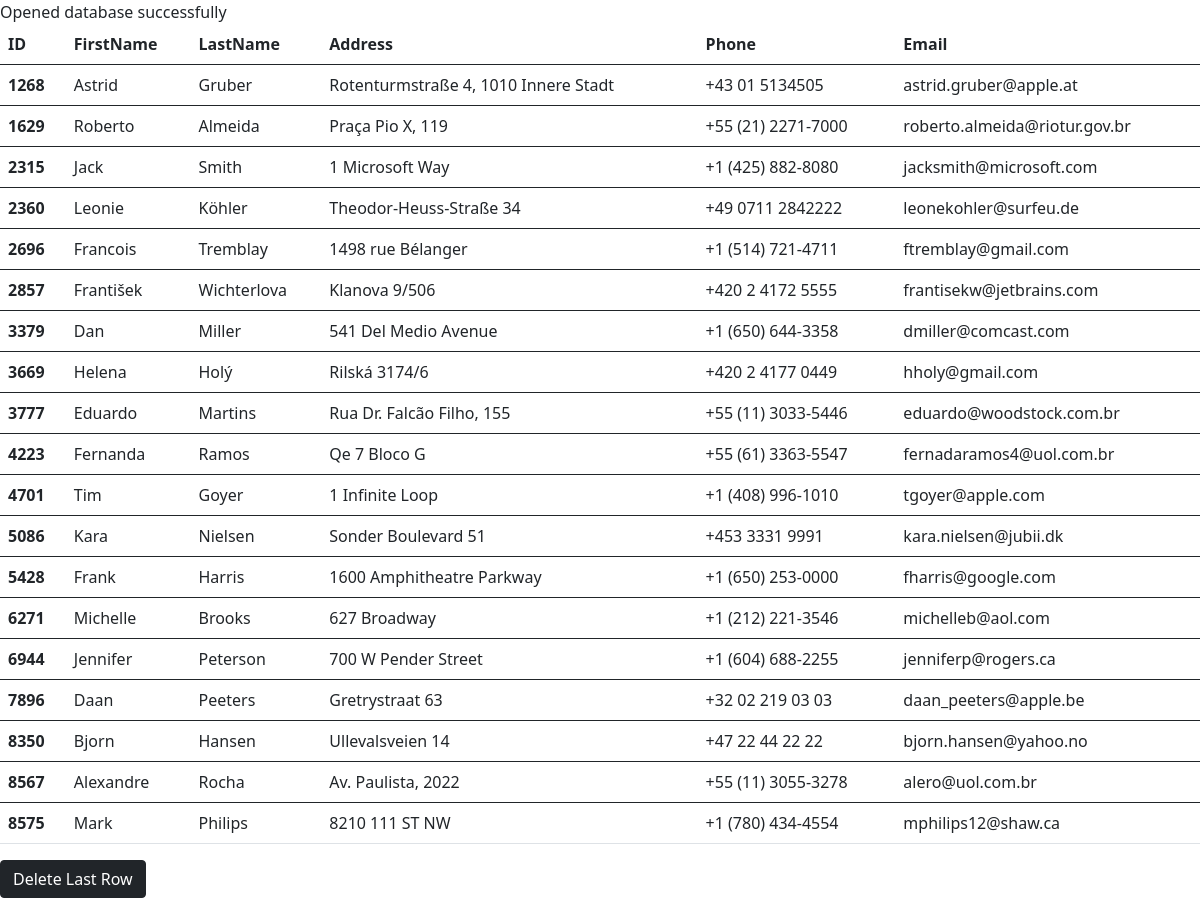
/lab9/1/index.php, run on an earlier commit of the app's database.
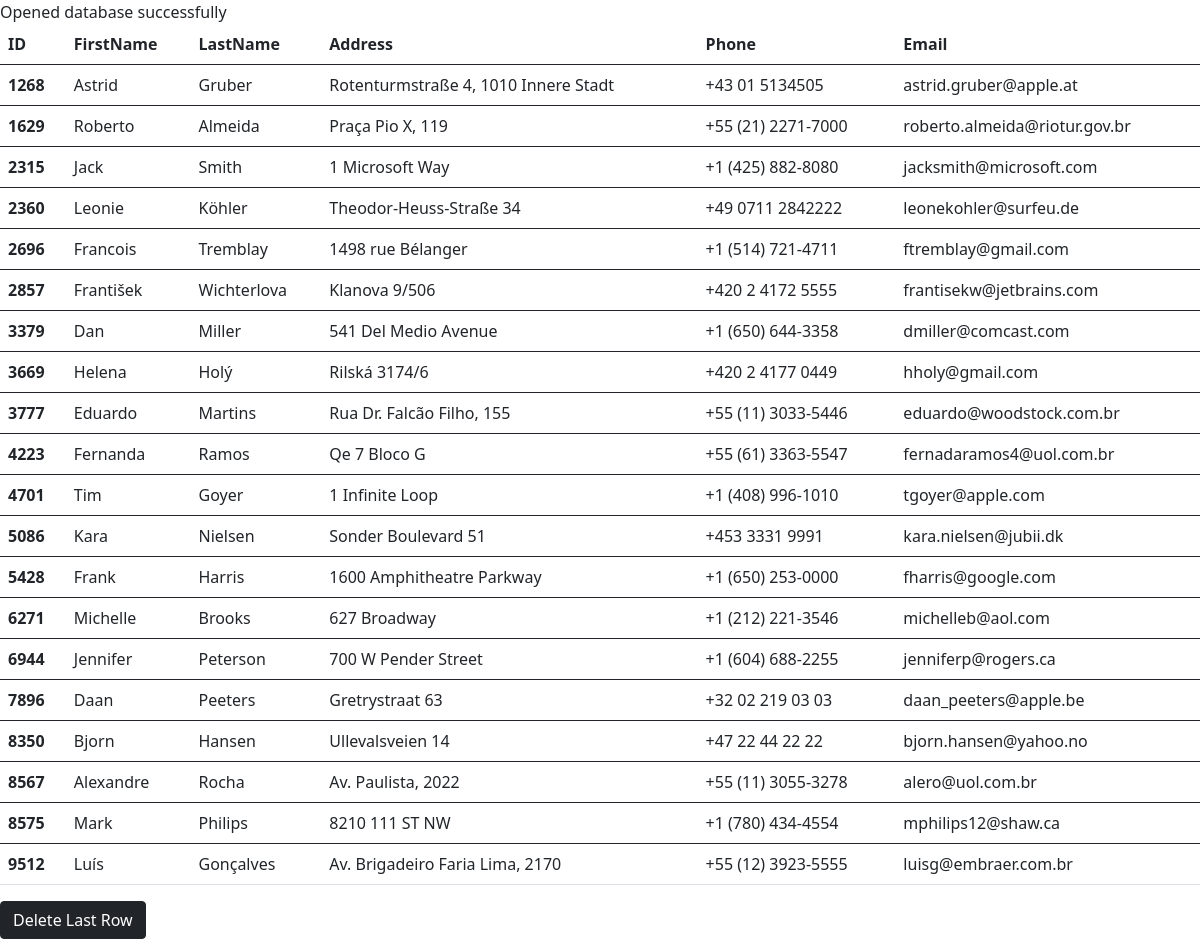
And on a later commit of the database.
### tables this page shows
CREATE TABLE "customers" (
	"CustomerId"	INTEGER NOT NULL,
	"FirstName"	NVARCHAR(40) NOT NULL,
	"LastName"	NVARCHAR(20) NOT NULL,
	"Company"	NVARCHAR(80),
	"Address"	NVARCHAR(70),
	"City"	NVARCHAR(40),
	"State"	NVARCHAR(40),
	"Country"	NVARCHAR(40),
	"PostalCode"	NVARCHAR(10),
	"Phone"	NVARCHAR(24),
	"Fax"	NVARCHAR(24),
	"Email"	NVARCHAR(60) NOT NULL,
	"SupportRepId"	INTEGER,
	PRIMARY KEY("CustomerId" AUTOINCREMENT),
	FOREIGN KEY("SupportRepId") REFERENCES "employees"("EmployeeId") ON DELETE NO ACTION ON UPDATE NO ACTION
);

### lab9/1/index.php (the view, shortened to what this page needs)
<!DOCTYPE html>
<html lang="en">
<head>
    <link href="https://cdn.jsdelivr.net/npm/bootstrap@5.0.2/dist/css/bootstrap.min.css" rel="stylesheet">
</head>
<body>
    <?php
        $db = new MyDB();
        if(!$db) {
            echo $db->lastErrorMsg();
        } else {
            echo "Opened database successfully<br>";
        }
        $sql ="SELECT * from customers";
        $ret = $db->query($sql);
            echo "
            <table class=\"table\">
            <thead>
                <tr>
                <th scope=\"col\">ID</th>
                <th scope=\"col\">FirstName</th>
                <th scope=\"col\">LastName</th>
                <th scope=\"col\">Address</th>
                <th scope=\"col\">Phone</th>
                <th scope=\"col\">Email</th>
                </tr>
            </thead>";
            while($row = $ret->fetchArray(SQLITE3_ASSOC) ) {
            echo "
            <tbody>
                <tr>
                <th scope=\"row\">" . $row['CustomerId'] . "</th>
                <td>" . $row['FirstName'] ."</td>
                <td>" . $row['LastName'] ."</td>
                <td>" . $row['Address'] ."</td>
                <td>" . $row['Phone'] ."</td>
                <td>" . $row['Email'] ."</td>
                </tr>
            </tbody>";
            }
            echo "</table>";
    ?>
    <form>
    <button type="submit" class="btn btn-dark">Delete Last Row</button>
    </form>
</body>
</html>

What changed in the data, as far as the page shows it:
added customers: CustomerId "9512", FirstName "Luís", LastName "Gonçalves", Address "Av. Brigadeiro Faria Lima, 2170", Phone "+55 (12) 3923-5555", Email "luisg@embraer.com.br"
